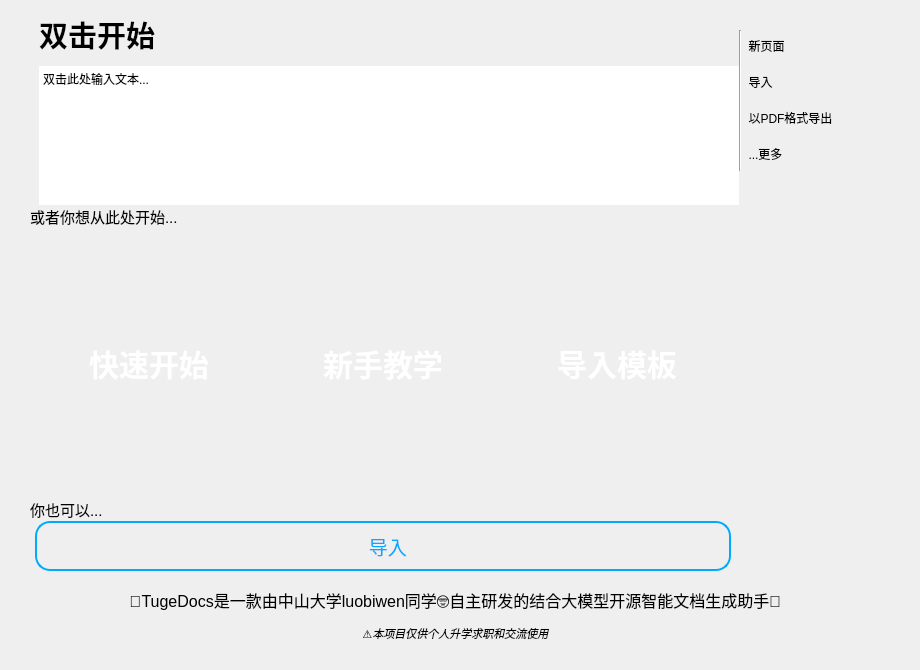
    <widget class="QWidget" name="start">
     <widget class="QWidget" name="widget_5" native="true">
      <property name="geometry">
       <rect>
        <x>740</x>
        <y>30</y>
        <width>161</width>
        <height>143</height>
       </rect>
      </property>
      <layout class="QVBoxLayout" name="verticalLayout_3">
       <item>
        <widget class="QToolButton" name="toolButton_107">
         <property name="styleSheet">
          <string notr="true">QToolButton {
    border: none;
    padding: 4px;
}
QToolButton:hover {
	color: rgb(0, 100, 255);
}

QToolButton:pressed {
	color: rgb(0, 100, 255);
}</string>
         </property>
         <property name="text">
          <string>新页面</string>
         </property>
         <property name="icon">
          <iconset theme="QIcon::ThemeIcon::FolderNew"/>
         </property>
         <property name="toolButtonStyle">
          <enum>Qt::ToolButtonStyle::ToolButtonTextBesideIcon</enum>
         </property>
        </widget>
       </item>
       <item>
        <widget class="QToolButton" name="toolButton_108">
         <property name="styleSheet">
          <string notr="true">QToolButton {
    border: none;
    padding: 4px;
}

QToolButton:hover {
	color: rgb(0, 100, 255);
}

QToolButton:pressed {
	color: rgb(0, 100, 255);

}</string>
         </property>
         <property name="text">
          <string>导入</string>
         </property>
         <property name="icon">
          <iconset theme="QIcon::ThemeIcon::DocumentOpen"/>
         </property>
         <property name="toolButtonStyle">
          <enum>Qt::ToolButtonStyle::ToolButtonTextBesideIcon</enum>
         </property>
        </widget>
       </item>
       <item>
        <widget class="QToolButton" name="toolButton_109">
         <property name="styleSheet">
          <string notr="true">QToolButton {
    border: none;
    padding: 4px;
}

QToolButton:hover {
	color: rgb(0, 100, 255);
}

QToolButton:pressed {
	color: rgb(0, 100, 255);
}</string>
         </property>
         <property name="text">
          <string>以PDF格式导出</string>
         </property>
         <property name="icon">
          <iconset theme="QIcon::ThemeIcon::DocumentSaveAs"/>
         </property>
         <property name="toolButtonStyle">
          <enum>Qt::ToolButtonStyle::ToolButtonTextBesideIcon</enum>
         </property>
        </widget>
       </item>
       <item>
        <widget class="QToolButton" name="toolButton_110">
         <property name="styleSheet">
          <string notr="true">QToolButton {
    border: none;
    padding: 4px;
}

QToolButton:hover {
	color: rgb(0, 100, 255);
}

QToolButton:pressed {
color: rgb(0, 100, 255);}</string>
         </property>
         <property name="text">
          <string>...更多</string>
         </property>
        </widget>
       </item>
      </layout>
     </widget>
     <widget class="Line" name="line_2">
      <property name="geometry">
       <rect>
        <x>730</x>
        <y>30</y>
        <width>20</width>
        <height>141</height>
       </rect>
      </property>
      <property name="orientation">
       <enum>Qt::Orientation::Vertical</enum>
      </property>
     </widget>
     <widget class="QLabel" name="label">
      <property name="geometry">
       <rect>
        <x>0</x>
        <y>570</y>
        <width>911</width>
        <height>91</height>
       </rect>
      </property>
      <property name="text">
       <string>&lt;html&gt;&lt;head/&gt;&lt;body&gt;&lt;p align=&quot;center&quot;&gt;&lt;span style=&quot; font-size:12pt;&quot;&gt;📖TugeDocs是一款由中山大学luobiwen同学🤓自主研发的结合大模型开源智能文档生成助手📖&lt;/span&gt;&lt;/p&gt;&lt;p align=&quot;center&quot;&gt;&lt;span style=&quot; font-size:8pt; font-style:italic;&quot;&gt;⚠️本项目仅供个人升学求职和交流使用&lt;/span&gt;&lt;/p&gt;&lt;/body&gt;&lt;/html&gt;</string>
      </property>
     </widget>
     <widget class="QWidget" name="widget_4" native="true">
      <property name="geometry">
       <rect>
        <x>0</x>
        <y>0</y>
        <width>741</width>
        <height>571</height>
       </rect>
      </property>
      <property name="styleSheet">
       <string notr="true">* { margin: 0px; padding: 0px; spacing: 0px; }
QSpacerItem {
    width: 0px;
    height: 0px;
}</string>
      </property>
      <layout class="QVBoxLayout" name="verticalLayout_4">
       <property name="spacing">
        <number>0</number>
       </property>
       <property name="leftMargin">
        <number>30</number>
       </property>
       <property name="topMargin">
        <number>10</number>
       </property>
       <item>
        <widget class="QWidget" name="widget_7" native="true">
         <layout class="QVBoxLayout" name="verticalLayout_5">
          <property name="topMargin">
           <number>0</number>
          </property>
          <property name="bottomMargin">
           <number>0</number>
          </property>
          <item>
           <widget class="QLabel" name="label_2">
            <property name="minimumSize">
             <size>
              <width>709</width>
              <height>50</height>
             </size>
            </property>
            <property name="maximumSize">
             <size>
              <width>709</width>
              <height>50</height>
             </size>
            </property>
            <property name="styleSheet">
             <string notr="true">QLabel {
  border: none;
    margin: 0px;
    padding: 0px;
}</string>
            </property>
            <property name="text">
             <string>&lt;html&gt;&lt;head/&gt;&lt;body&gt;&lt;p&gt;&lt;span style=&quot; font-size:22pt; font-weight:700;&quot;&gt;双击开始&lt;/span&gt;&lt;/p&gt;&lt;/body&gt;&lt;/html&gt;</string>
            </property>
           </widget>
          </item>
          <item>
           <widget class="QTextEdit" name="textEdit">
            <property name="sizePolicy">
             <sizepolicy hsizetype="Fixed" vsizetype="Expanding">
              <horstretch>0</horstretch>
              <verstretch>0</verstretch>
             </sizepolicy>
            </property>
            <property name="minimumSize">
             <size>
              <width>700</width>
              <height>50</height>
             </size>
            </property>
            <property name="maximumSize">
             <size>
              <width>700</width>
              <height>1000</height>
             </size>
            </property>
            <property name="styleSheet">
             <string notr="true">* { margin: 0px; padding: 0px; spacing: 0px;border:none; }</string>
            </property>
            <property name="html">
             <string>&lt;!DOCTYPE HTML PUBLIC &quot;-//W3C//DTD HTML 4.0//EN&quot; &quot;http://www.w3.org/TR/REC-html40/strict.dtd&quot;&gt;
&lt;html&gt;&lt;head&gt;&lt;meta name=&quot;qrichtext&quot; content=&quot;1&quot; /&gt;&lt;meta charset=&quot;utf-8&quot; /&gt;&lt;style type=&quot;text/css&quot;&gt;
p, li { white-space: pre-wrap; }
hr { height: 1px; border-width: 0; }
li.unchecked::marker { content: &quot;\2610&quot;; }
li.checked::marker { content: &quot;\2612&quot;; }
&lt;/style&gt;&lt;/head&gt;&lt;body style=&quot; font-family:'Microsoft YaHei UI'; font-size:9pt; font-weight:400; font-style:normal;&quot;&gt;
&lt;p style=&quot; margin-top:0px; margin-bottom:0px; margin-left:0px; margin-right:0px; -qt-block-indent:0; text-indent:0px;&quot;&gt;双击此处输入文本...&lt;/p&gt;&lt;/body&gt;&lt;/html&gt;</string>
            </property>
           </widget>
          </item>
         </layout>
        </widget>
       </item>
       <item>
        <widget class="QLabel" name="label_4">
         <property name="maximumSize">
          <size>
           <width>709</width>
           <height>25</height>
          </size>
         </property>
         <property name="contextMenuPolicy">
          <enum>Qt::ContextMenuPolicy::NoContextMenu</enum>
         </property>
         <property name="text">
          <string>&lt;html&gt;&lt;head/&gt;&lt;body&gt;&lt;p&gt;&lt;span style=&quot; font-size:11pt;&quot;&gt;或者你想从此处开始...&lt;/span&gt;&lt;/p&gt;&lt;/body&gt;&lt;/html&gt;</string>
         </property>
        </widget>
       </item>
       <item>
        <widget class="QWidget" name="widget_6" native="true">
         <property name="sizePolicy">
          <sizepolicy hsizetype="Fixed" vsizetype="Fixed">
           <horstretch>0</horstretch>
           <verstretch>0</verstretch>
          </sizepolicy>
         </property>
         <property name="minimumSize">
          <size>
           <width>709</width>
           <height>0</height>
          </size>
         </property>
         <property name="maximumSize">
          <size>
           <width>709</width>
           <height>300</height>
          </size>
         </property>
         <layout class="QHBoxLayout" name="horizontalLayout_2">
          <property name="spacing">
           <number>0</number>
          </property>
          <property name="leftMargin">
           <number>0</number>
          </property>
          <property name="topMargin">
           <number>0</number>
          </property>
          <property name="rightMargin">
           <number>0</number>
          </property>
          <property name="bottomMargin">
           <number>0</number>
          </property>
          <item>
           <widget class="QToolButton" name="toolButton_7">
            <property name="sizePolicy">
             <sizepolicy hsizetype="Fixed" vsizetype="Fixed">
              <horstretch>0</horstretch>
              <verstretch>0</verstretch>
             </sizepolicy>
            </property>
            <property name="minimumSize">
             <size>
              <width>230</width>
              <height>270</height>
             </size>
            </property>
            <property name="maximumSize">
             <size>
              <width>230</width>
              <height>270</height>
             </size>
            </property>
            <property name="styleSheet">
             <string notr="true">QToolButton {
    border: none;
background-image:url(:/image/1.png) ;
background-position: center;
    color: white;               /* 文字颜色 */
    padding: 0px;
font:bold 30px;		/*设置按钮文字和大小*/
border-radius:0px;
    margin: 0px;
background-position: center;
    background-size: cover;
}
</string>
            </property>
            <property name="text">
             <string>快速开始</string>
            </property>
            <property name="iconSize">
             <size>
              <width>270</width>
              <height>268</height>
             </size>
            </property>
           </widget>
          </item>
          <item>
           <widget class="QToolButton" name="toolButton_6">
            <property name="sizePolicy">
             <sizepolicy hsizetype="Fixed" vsizetype="Expanding">
              <horstretch>0</horstretch>
              <verstretch>0</verstretch>
             </sizepolicy>
            </property>
            <property name="minimumSize">
             <size>
              <width>230</width>
              <height>270</height>
             </size>
            </property>
            <property name="maximumSize">
             <size>
              <width>230</width>
              <height>270</height>
             </size>
            </property>
            <property name="styleSheet">
             <string notr="true">QToolButton {
    border: none;
background-image: url(:/image/2.png);
background-position: center;
/* 背景色 */
    color: white;               /* 文字颜色 */
    padding: 4px;
font:bold 30px;		/*设置按钮文字和大小*/
border-radius:10px;
}

</string>
            </property>
            <property name="text">
             <string>新手教学</string>
            </property>
           </widget>
          </item>
          <item>
           <widget class="QToolButton" name="toolButton_8">
            <property name="sizePolicy">
             <sizepolicy hsizetype="Expanding" vsizetype="Expanding">
              <horstretch>0</horstretch>
              <verstretch>0</verstretch>
             </sizepolicy>
            </property>
            <property name="minimumSize">
             <size>
              <width>230</width>
              <height>270</height>
             </size>
            </property>
            <property name="maximumSize">
             <size>
              <width>230</width>
              <height>270</height>
             </size>
            </property>
            <property name="styleSheet">
             <string notr="true">QToolButton {
    border: none;  /* 背景色 */
background-image: url(:/image/3.png);
background-position: center;
    color: white;               /* 文字颜色 */
    padding: 4px;
font:bold 30px;		/*设置按钮文字和大小*/
border-radius:10px;
}
</string>
            </property>
            <property name="text">
             <string>导入模板</string>
            </property>
           </widget>
          </item>
         </layout>
        </widget>
       </item>
       <item>
        <widget class="QLabel" name="label_3">
         <property name="maximumSize">
          <size>
           <width>709</width>
           <height>25</height>
          </size>
         </property>
         <property name="text">
          <string>&lt;html&gt;&lt;head/&gt;&lt;body&gt;&lt;p&gt;&lt;span style=&quot; font-size:11pt;&quot;&gt;你也可以...&lt;/span&gt;&lt;/p&gt;&lt;/body&gt;&lt;/html&gt;</string>
         </property>
        </widget>
       </item>
       <item>
        <widget class="QWidget" name="widget_38" native="true">
         <property name="sizePolicy">
          <sizepolicy hsizetype="Fixed" vsizetype="Fixed">
           <horstretch>0</horstretch>
           <verstretch>0</verstretch>
          </sizepolicy>
         </property>
         <property name="minimumSize">
          <size>
           <width>709</width>
           <height>50</height>
          </size>
         </property>
         <property name="maximumSize">
          <size>
           <width>709</width>
           <height>50</height>
          </size>
         </property>
         <layout class="QHBoxLayout" name="horizontalLayout_14">
          <property name="leftMargin">
           <number>5</number>
          </property>
          <property name="topMargin">
           <number>0</number>
          </property>
          <property name="rightMargin">
           <number>30</number>
          </property>
          <property name="bottomMargin">
           <number>0</number>
          </property>
          <item>
           <widget class="QToolButton" name="toolButton_106">
            <property name="sizePolicy">
             <sizepolicy hsizetype="Fixed" vsizetype="Fixed">
              <horstretch>0</horstretch>
              <verstretch>0</verstretch>
             </sizepolicy>
            </property>
            <property name="minimumSize">
             <size>
              <width>696</width>
              <height>50</height>
             </size>
            </property>
            <property name="maximumSize">
             <size>
              <width>696</width>
              <height>50</height>
             </size>
            </property>
            <property name="font">
             <font>
              <family>黑体</family>
              <pointsize>14</pointsize>
             </font>
            </property>
            <property name="styleSheet">
             <string notr="true">QToolButton { 
border: 2px solid rgb(0, 170, 255);
	color: rgb(0, 170, 255);
text-align : left; 
border-radius:15px;
}
QToolButton:hover {
    color:white;
	background-color: rgb(0, 170, 255);
}

QToolButton:pressed {
 color:white;
background-color: rgb(0, 170, 255);
}</string>
            </property>
            <property name="text">
             <string>  导入</string>
            </property>
            <property name="icon">
             <iconset theme="QIcon::ThemeIcon::ObjectRotateLeft"/>
            </property>
            <property name="iconSize">
             <size>
              <width>30</width>
              <height>30</height>
             </size>
            </property>
            <property name="toolButtonStyle">
             <enum>Qt::ToolButtonStyle::ToolButtonTextBesideIcon</enum>
            </property>
           </widget>
          </item>
         </layout>
        </widget>
       </item>
      </layout>
     </widget>
     <zorder>label</zorder>
     <zorder>widget_5</zorder>
     <zorder>widget_4</zorder>
     <zorder>line_2</zorder>
    </widget>
